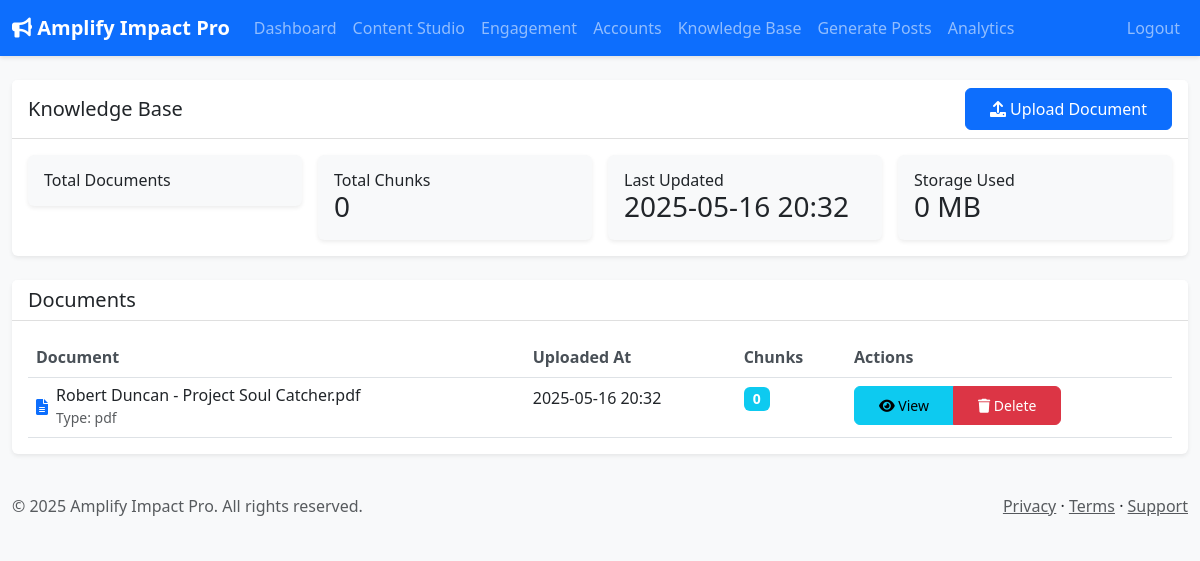
The page /knowledge-base/ (signed in) on the database as committed earlier.
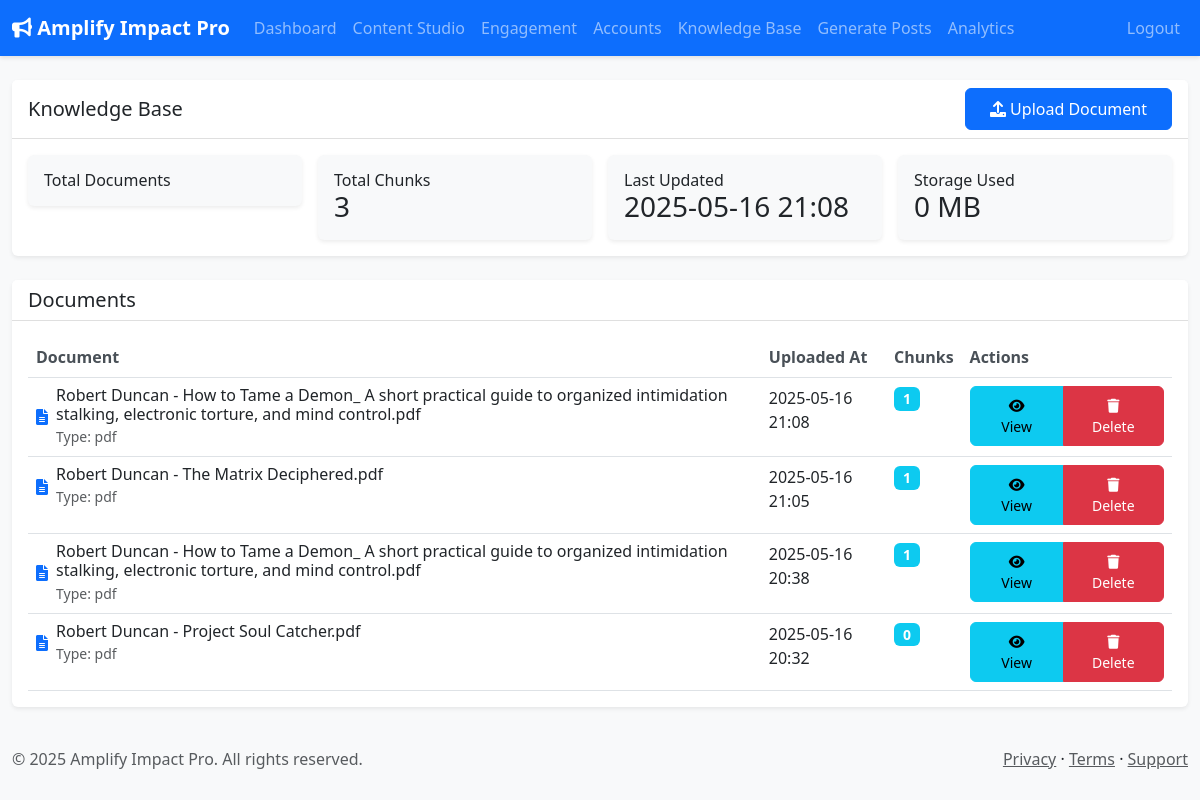
The same page on the database as committed later.
### app/models.py (models this page shows, shortened)
class KnowledgeDocument(db.Model):
    id = db.Column(db.Integer, primary_key=True)
    portal_user_id = db.Column(db.Integer, db.ForeignKey('portal_user.id'), nullable=False)
    filename = db.Column(db.String(255), nullable=False)
    original_filename = db.Column(db.String(255))
    file_type = db.Column(db.String(10))
    status = db.Column(db.String(50), default="uploaded")
    processed_at = db.Column(db.DateTime)
    uploaded_at = db.Column(db.DateTime, default=lambda: datetime.now(timezone.utc))
    portal_user = db.relationship('PortalUser', backref=db.backref('knowledge_documents', lazy=True))
    chunks = db.relationship('KnowledgeChunk', backref='document', lazy='dynamic', cascade="all, delete-orphan")

### app/routes/knowledge_base.py (the view, shortened to what this page needs)
@kb_bp.route('/', methods=['GET', 'POST'])
@login_required
def manage_knowledge_base():
    form = KnowledgeDocumentUploadForm()
    kb_manager = KnowledgeBaseManager(current_user.id)
    documents_query = db.select(KnowledgeDocument).filter_by(
        portal_user_id=current_user.id
    ).order_by(KnowledgeDocument.uploaded_at.desc())
    documents = db.session.scalars(documents_query).all()
    def calculate_total_chunks(docs):
        return sum(doc.chunks.count() if hasattr(doc, 'chunks') and hasattr(doc.chunks, 'count') else len(getattr(doc, 'chunks', [])) for doc in docs)
    def calculate_last_updated(docs):
        dates = [doc.uploaded_at for doc in docs if getattr(doc, 'uploaded_at', None)]
        return max(dates) if dates else None
    total_chunks_val = calculate_total_chunks(documents)
    last_updated_val = calculate_last_updated(documents)
    storage_used_val = calculate_storage_used() if 'calculate_storage_used' in globals() else None
    return render_template('knowledge_base/index.html',
                         form=form,
                         documents=documents,
                         total_chunks=total_chunks_val,
                         last_updated=last_updated_val,
                         storage_used=storage_used_val)

### app/models.py (called while the page is built)
@login_manager.user_loader
def load_user(id):
    return db.session.get(PortalUser, int(id))

### app/templates/knowledge_base/index.html (shortened to what this page needs)
{% extends "base.html" %}
{% block content %}
<div class="row">
    <div class="col-12 mb-4">
        <div class="card">
            <div class="card-header d-flex justify-content-between align-items-center">
                <h5 class="card-title mb-0">Knowledge Base</h5>
                <a href="#" class="btn btn-primary" data-bs-toggle="modal" data-bs-target="#uploadModal">
                    <i class="fas fa-upload"></i> Upload Document
                </a>
            </div>
            <div class="card-body">
                <div class="row g-3">
                    <div class="col-md-3">
                        <div class="card bg-light">
                            <div class="card-body">
                                <h6 class="card-title mb-0">Total Documents</h6>
                            </div>
                        </div>
                    </div>
                    <div class="col-md-3">
                        <div class="card bg-light">
                            <div class="card-body">
                                <h6 class="card-title mb-0">Total Chunks</h6>
                                <h3 class="mb-0">{{ total_chunks }}</h3>
                            </div>
                        </div>
                    </div>
                    <div class="col-md-3">
                        <div class="card bg-light">
                            <div class="card-body">
                                <h6 class="card-title mb-0">Last Updated</h6>
                                <h3 class="mb-0">{{ last_updated.strftime('%Y-%m-%d %H:%M') if last_updated else 'Never' }}</h3>
                            </div>
                        </div>
                    </div>
                    <div class="col-md-3">
                        <div class="card bg-light">
                            <div class="card-body">
                                <h6 class="card-title mb-0">Storage Used</h6>
                                <h3 class="mb-0">{{ storage_used }} MB</h3>
                            </div>
                        </div>
                    </div>
                </div>
            </div>
        </div>
    </div>
    <div class="col-12">
        <div class="card">
            <div class="card-header">
                <h5 class="card-title mb-0">Documents</h5>
            </div>
            <div class="card-body">
                {% if documents %}
                <div class="table-responsive">
                    <table class="table">
                        <thead>
                            <tr>
                                <th>Document</th>
                                <th>Uploaded At</th>
                                <th>Chunks</th>
                                <th>Actions</th>
                            </tr>
                        </thead>
                        <tbody>
                            {% for document in documents %}
                            <tr>
                                <td>
                                    <div class="d-flex align-items-center">
                                        <i class="fas fa-file-alt text-primary me-2"></i>
                                        <div>
                                            <h6 class="mb-0">{{ document.original_filename }}</h6>
                                            <small class="text-muted">Type: {{ document.file_type }}</small>
                                        </div>
                                    </div>
                                </td>
                                <td>
                                    {{ document.uploaded_at.strftime('%Y-%m-%d %H:%M') }}
                                </td>
                                <td>
                                    <span class="badge bg-info">
                                        {{ document.chunks.count() }}
                                    </span>
                                </td>
                                <td>
                                    <div class="btn-group">
                                        <a href="{{ url_for('kb_bp.view_document', document_id=document.id) }}"
                                           class="btn btn-sm btn-info">
                                            <i class="fas fa-eye"></i> View
                                        </a>
                                        <button type="button" class="btn btn-sm btn-danger"
                                                data-bs-toggle="modal"
                                                data-bs-target="#deleteDocumentModal"
                                                data-document-id="{{ document.id }}">
                                            <i class="fas fa-trash"></i> Delete
                                        </button>
                                    </div>
                                </td>
                            </tr>
                            {% endfor %}
                        </tbody>
                    </table>
                </div>
                {% else %}
                <div class="text-center py-4">
                    <p class="text-muted">No documents found. Click the button above to upload a document.</p>
                </div>
                {% endif %}
            </div>
        </div>
    </div>
</div>
{% endblock %}

### app/templates/base.html (shortened to what this page needs)
<!DOCTYPE html>
<html lang="en">
<head>
    <link href="https://cdn.jsdelivr.net/npm/bootstrap@5.3.0/dist/css/bootstrap.min.css" rel="stylesheet">
    <link href="https://cdnjs.cloudflare.com/ajax/libs/font-awesome/6.0.0/css/all.min.css" rel="stylesheet">
    <link href="{{ url_for('static', filename='css/style.css') }}" rel="stylesheet">
</head>
<body>
    <nav class="navbar navbar-expand-lg navbar-dark bg-primary">
        <div class="container-fluid">
            <a class="navbar-brand" href="{{ url_for('main_bp.dashboard') }}">
                <i class="fas fa-bullhorn"></i> Amplify Impact Pro
            </a>
            <div class="collapse navbar-collapse" id="navbarNav">
                <ul class="navbar-nav me-auto">
                    <li class="nav-item">
                        <a class="nav-link" href="{{ url_for('main_bp.dashboard') }}">Dashboard</a>
                    </li>
                    <li class="nav-item">
                        <a class="nav-link" href="{{ url_for('content_studio_bp.index') }}">Content Studio</a>
                    </li>
                    <li class="nav-item">
                        <a class="nav-link" href="{{ url_for('engagement_bp.index') }}">Engagement</a>
                    </li>
                    <li class="nav-item">
                        <a class="nav-link" href="{{ url_for('accounts_bp.manage_accounts') }}">Accounts</a>
                    </li>
                    <li class="nav-item">
                        <a class="nav-link" href="{{ url_for('kb_bp.manage_knowledge_base') }}">Knowledge Base</a>
                    </li>
                    <li class="nav-item">
                        <a class="nav-link" href="{{ url_for('content_generation.generate') }}">Generate Posts</a>
                    </li>
                    <li class="nav-item">
                        <a class="nav-link" href="{{ url_for('main_bp.analytics') }}">Analytics</a>
                    </li>
                </ul>
                <ul class="navbar-nav">
                    {% if current_user.is_authenticated %}
                    <li class="nav-item">
                        <a class="nav-link" href="{{ url_for('auth_bp.logout') }}">Logout</a>
                    </li>
                    {% endif %}
                </ul>
            </div>
        </div>
    </nav>
    <div class="container-fluid py-4">
        {% block content %}{% endblock %}
    </div>
    <footer class="footer mt-auto py-3 bg-light">
        <div class="container-fluid">
            <div class="row">
                <div class="col-md-6">
                    <span class="text-muted">© 2025 Amplify Impact Pro. All rights reserved.</span>
                </div>
                <div class="col-md-6 text-md-end">
                    <a href="#" class="text-muted">Privacy</a> ·
                    <a href="#" class="text-muted">Terms</a> ·
                    <a href="#" class="text-muted">Support</a>
                </div>
            </div>
        </div>
    </footer>
</body>
</html>

### app/static/css/style.css (style rules this page uses)
body { background-color: #f8f9fa; }
.navbar { box-shadow: 0 2px 4px rgba(0,0,0,0.1); }
.navbar-brand { font-weight: 600; }
.card { border: none; box-shadow: 0 0.125rem 0.25rem rgba(0,0,0,0.075); }
.card-header { background-color: #fff; border-bottom: 1px solid rgba(0,0,0,0.125); }
.btn { padding: 0.5rem 1.5rem; border-radius: 0.375rem; }
.btn-primary { background-color: #0d6efd; border-color: #0d6efd; }
.table { margin-bottom: 0; }
.table th { font-weight: 600; color: #495057; }
.badge { font-size: 0.875rem; padding: 0.35em 0.65em; }

Rows that differ between the two databases and show on the page:
added KnowledgeDocument: uploaded_at "2025-05-16 21:08", original_filename "Robert Duncan - How to Tame a Demon_ A short practical guide to organized intimidation stalking, electronic torture, and mind control.pdf", file_type "pdf", chunks.count "1"
added KnowledgeDocument: original_filename "Robert Duncan - The Matrix Deciphered.pdf", file_type "pdf", uploaded_at "2025-05-16 21:05", chunks.count "1"
added KnowledgeDocument: original_filename "Robert Duncan - How to Tame a Demon_ A short practical guide to organized intimidation stalking, electronic torture, and mind control.pdf", file_type "pdf", uploaded_at "2025-05-16 20:38", chunks.count "1"
Other text that changed with them:
{{ total_chunks }}: "0" → "3"
{{ last_updated.strftime('%Y-%m-%d %H:%M') if last_updated else 'Never' }}: "2025-05-16 20:32" → "2025-05-16 21:08"
